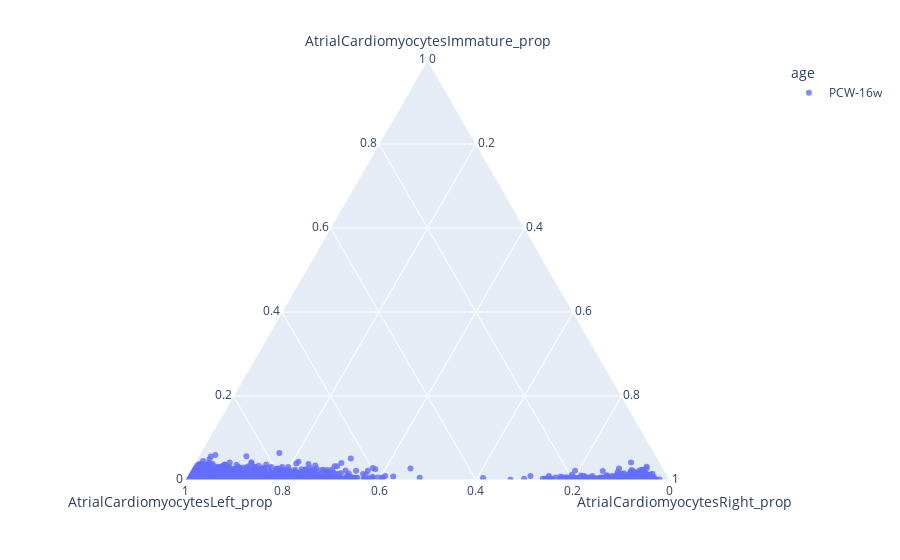

Notebook code cell kept with this figure:
### Code cell
import plotly.express as px
fig = px.scatter_ternary(data,
                         a="AtrialCardiomyocytesImmature_prop", b="AtrialCardiomyocytesLeft_prop", c="AtrialCardiomyocytesRight_prop",
                        color="age",
                        opacity=0.8)
fig.show()

### Figure 1 — Plotly figure (JSON) as saved in the notebook; plotly's stock layout.template omitted (floating-point values rounded to 4 significant figures; data arrays with more than 128 entries replaced by an {"elided": "..."} marker saying what was removed)
{"data": [{"a": {"elided": "2045 float values"}, "b": {"elided": "2045 float values"}, "c": {"elided": "2045 float values"}, "hovertemplate": "age=PCW-16w<br>AtrialCardiomyocytesImmature_prop=%{a}<br>AtrialCardiomyocytesLeft_prop=%{b}<br>AtrialCardiomyocytesRight_prop=%{c}<extra></extra>", "legendgroup": "PCW-16w", "marker": {"color": "#636efa", "opacity": 0.8, "symbol": "circle"}, "mode": "markers", "name": "PCW-16w", "showlegend": true, "subplot": "ternary", "type": "scatterternary"}], "layout": {"autosize": true, "legend": {"title": {"text": "age"}, "tracegroupgap": 0}, "margin": {"t": 60}, "ternary": {"aaxis": {"title": {"text": "AtrialCardiomyocytesImmature_prop"}}, "baxis": {"title": {"text": "AtrialCardiomyocytesLeft_prop"}}, "caxis": {"title": {"text": "AtrialCardiomyocytesRight_prop"}}, "domain": {"x": [0, 1], "y": [0, 1]}}}}
